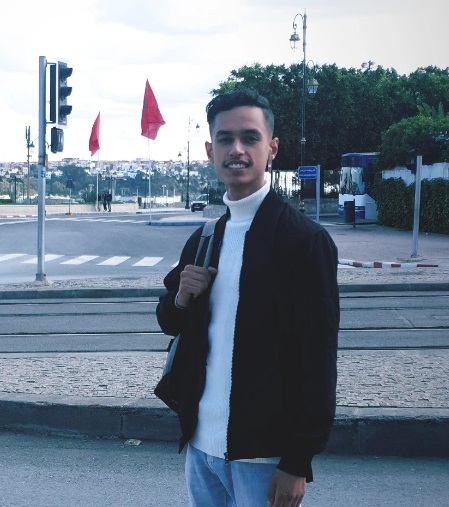
#> input picture RioGames/images/aaaaaaa.jpg, 449 x 507 px
$ python -i views.py   (imports and definitions only)
#> lines starting #> are read from the running program, lines starting #| are printed output that depends on the picture; after the words box and inside, x2 and y2 are one past the last pixel; in counts of white or black regions, pixels touching at a corner belong together
from datetime import datetime
import random
from django.shortcuts import get_object_or_404, render,redirect,get_list_or_404
from .models import Category,Element,Comments,ImgConvert,Quiz as Qw
from django.contrib.auth.models import User
from django.contrib.auth import authenticate, login, logout
from django.contrib.auth.decorators import login_required
# Create your views here.
import cv2
import numpy as np
from django.core.files.storage import FileSystemStorage

# [77 lines left out: functions Home, Elements, Moderateur, AjouterCat, AjouterElem, Quiz and 1 more, not called in this run]

def Jeux(query):
    return render(query,'Jeux.html')

def JeuxHome(query):
    return render(query,'JeuxHome.html')


def Comment(query):
    comment = Comments.objects.all()
    return render(query,'Comment.html',{'com':comment})

def Convert(img):
#> called with img = '../images/aaaaaaa.jpg'
    image = cv2.imread(img)
#> image is the input picture: shape (507, 449, 3); mean B, G, R 145.7, 131, 117.3

    # Edges
    grey_img = cv2.cvtColor(image,cv2.COLOR_BGR2GRAY)
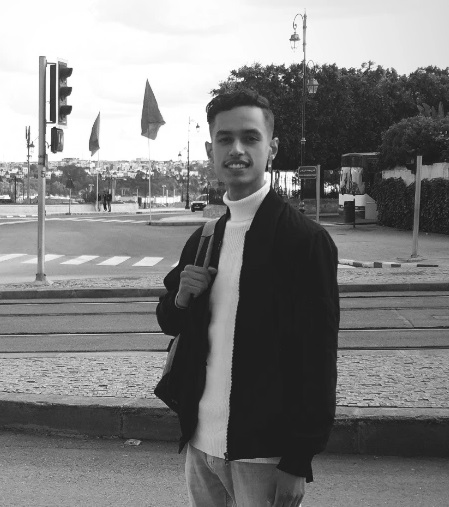
#> grey_img: shape (507, 449); min 20, max 255, mean 128.6
    invert = cv2.medianBlur(grey_img,5)
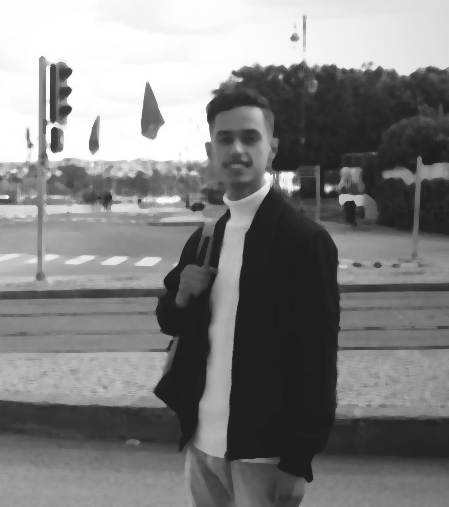
#> invert: shape (507, 449); min 28, max 255, mean 128.8
    sketch = cv2.adaptiveThreshold(invert, 255,
                cv2.ADAPTIVE_THRESH_MEAN_C,
                cv2.THRESH_BINARY, 9, 9)
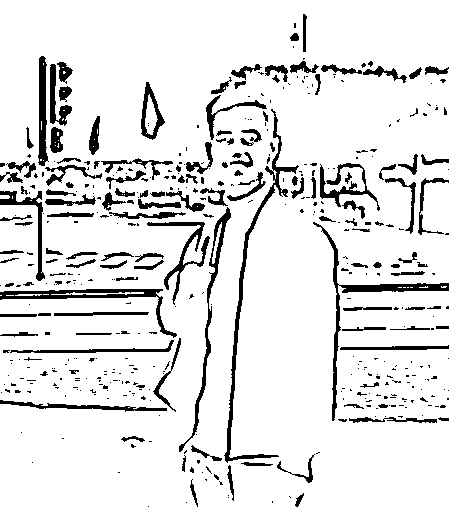
#> sketch: shape (507, 449); 89.1% white; 454 black regions (314 under 20 px), largest, box (x1, y1, x2, y2) and area: (224, 109, 299, 463) 1737, (313, 222, 449, 421) 1480, (0, 289, 177, 338) 1303

    # Cartoonization
    color = cv2.bilateralFilter(image, 9, 100, 250)
    cartoon = cv2.bitwise_and(color, color, mask=sketch)
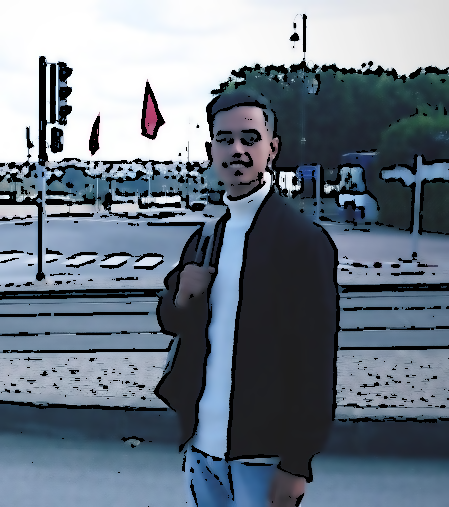
#> cartoon: shape (507, 449, 3); mean B, G, R 133.6, 121, 109.2

    print(cartoon)
#> (printed output is left out)
    #cv2.imshow("Cartoon", cartoon)
    #cv2.imshow("edges", sketch)
    cv2.imwrite("./images/ConvertImg/ImgCartoon.png", cartoon)
    cv2.imwrite("./images/ConvertImg/ImgEdges.png", sketch)

#> (the run stopped early here; a loop or call above may not have finished)

$ run again, on RioGames/images/licensed-image.jpg
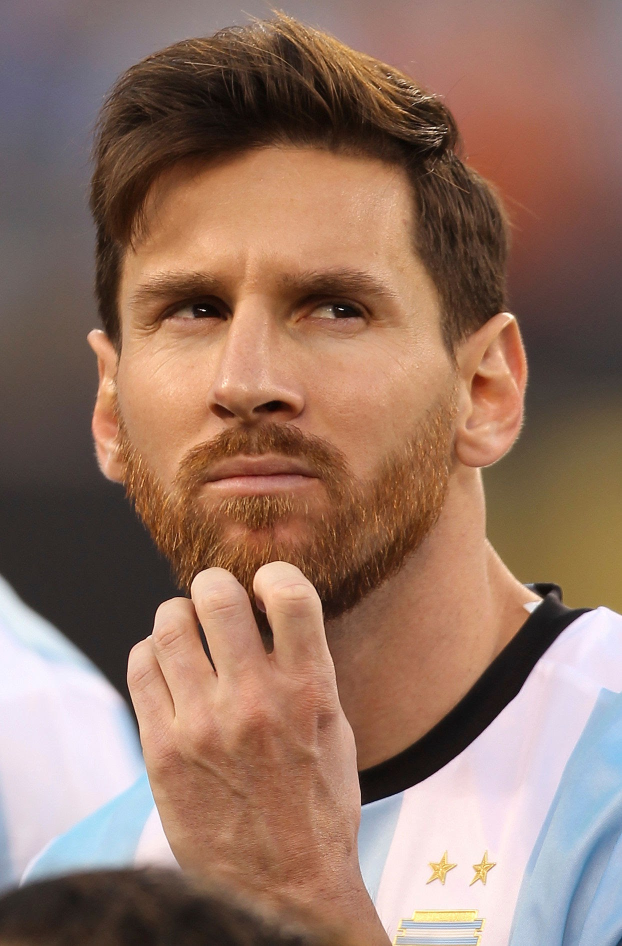
#> input picture RioGames/images/licensed-image.jpg, 1244 x 1892 px (shown at 1/2 size)
#> in Convert, image is the input picture: shape (1892, 1244, 3); mean B, G, R 101.1, 116.3, 148
#> in Convert, `sketch = cv2.adaptiveThreshold(invert, 255, cv2.ADAPTIVE_THRESH_MEAN_C..`:
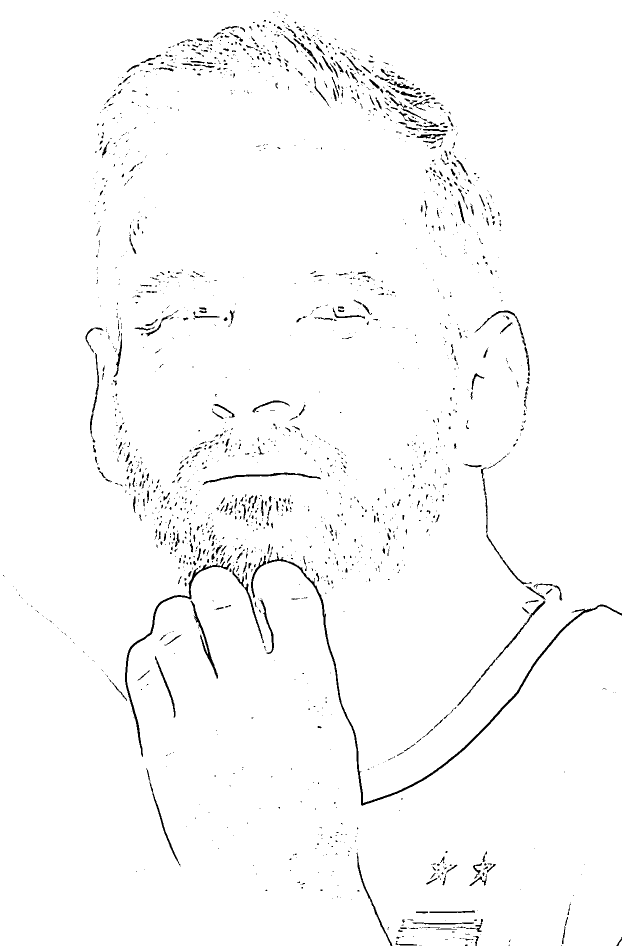
#> sketch: shape (1892, 1244) (shown at 1/2 size); 98.1% white; 1963 black regions (1547 under 20 px), largest, box (x1, y1, x2, y2) and area: (533, 1105, 1244, 1612) 5134, (250, 1123, 462, 1514) 2239, (405, 945, 642, 970) 903
#> in Convert, `cartoon = cv2.bitwise_and(color, color, mask=sketch)`:
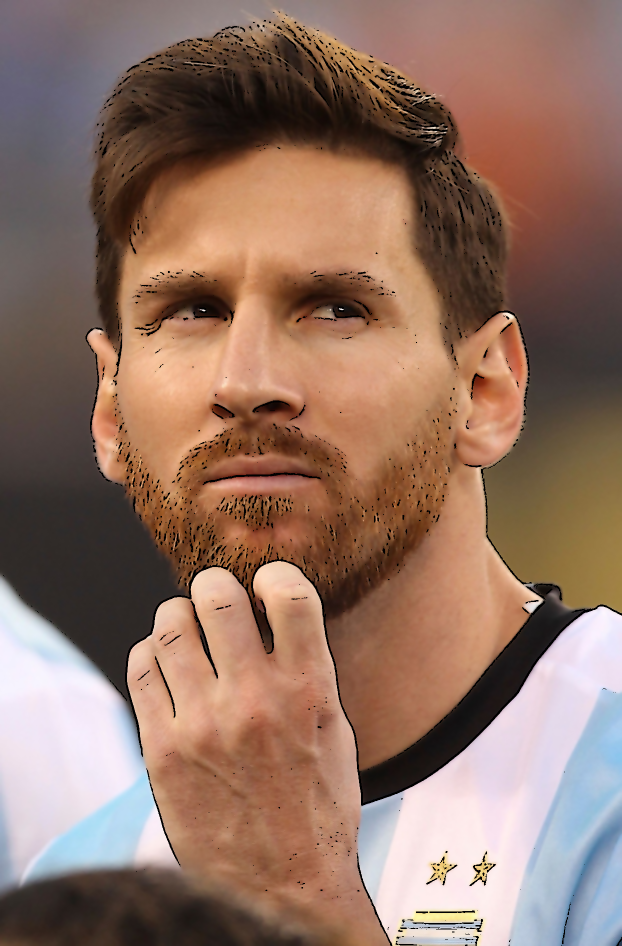
#> cartoon: shape (1892, 1244, 3) (shown at 1/2 size); mean B, G, R 100.1, 114.8, 145.9
#> (printed output is left out)
